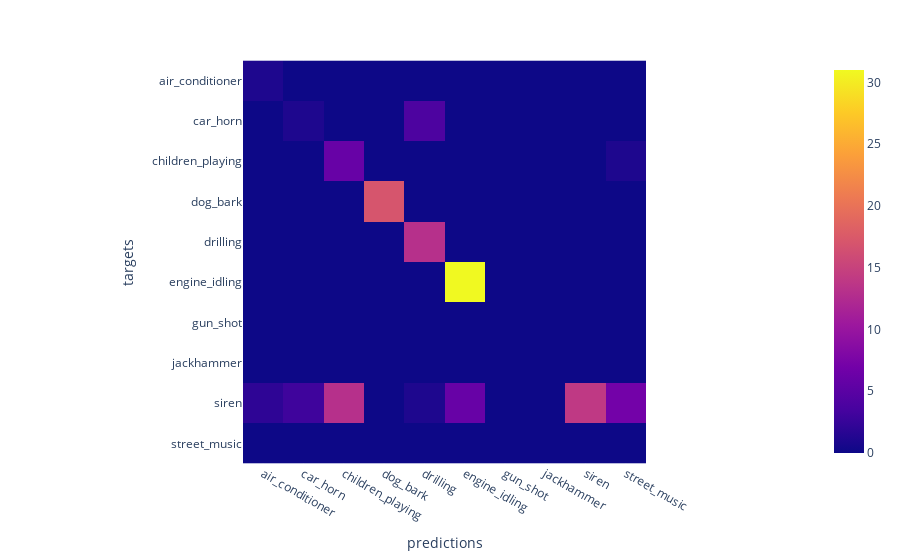

Notebook source saved alongside this figure:
### Code cell
print(len(targets))
import plotly.express as px
fig=px.imshow(mat, x=class_mapping, y=class_mapping)
fig.update_layout(xaxis_title='predictions', yaxis_title='targets')
fig.show()

### Figure 1 — Plotly figure (JSON) as saved in the notebook; plotly's stock layout.template omitted (floating-point values rounded to 4 significant figures)
{"data": [{"coloraxis": "coloraxis", "hovertemplate": "x: %{x}<br>y: %{y}<br>color: %{z}<extra></extra>", "name": "0", "type": "heatmap", "x": ["air_conditioner", "car_horn", "children_playing", "dog_bark", "drilling", "engine_idling", "gun_shot", "jackhammer", "siren", "street_music"], "xaxis": "x", "y": ["air_conditioner", "car_horn", "children_playing", "dog_bark", "drilling", "engine_idling", "gun_shot", "jackhammer", "siren", "street_music"], "yaxis": "y", "z": [[1, 0, 0, 0, 0, 0, 0, 0, 0, 0], [0, 1, 0, 0, 4, 0, 0, 0, 0, 0], [0, 0, 6, 0, 0, 0, 0, 0, 0, 1], [0, 0, 0, 17, 0, 0, 0, 0, 0, 0], [0, 0, 0, 0, 13, 0, 0, 0, 0, 0], [0, 0, 0, 0, 0, 31, 0, 0, 0, 0], [0, 0, 0, 0, 0, 0, 0, 0, 0, 0], [0, 0, 0, 0, 0, 0, 0, 0, 0, 0], [2, 3, 13, 0, 1, 6, 0, 0, 14, 7], [0, 0, 0, 0, 0, 0, 0, 0, 0, 0]]}], "layout": {"coloraxis": {"colorscale": [[0, "#0d0887"], [0.1111, "#46039f"], [0.2222, "#7201a8"], [0.3333, "#9c179e"], [0.4444, "#bd3786"], [0.5556, "#d8576b"], [0.6667, "#ed7953"], [0.7778, "#fb9f3a"], [0.8889, "#fdca26"], [1, "#f0f921"]]}, "margin": {"t": 60}, "xaxis": {"anchor": "y", "constrain": "domain", "domain": [0, 1], "scaleanchor": "y", "title": {"text": "predictions"}}, "yaxis": {"anchor": "x", "autorange": "reversed", "constrain": "domain", "domain": [0, 1], "title": {"text": "targets"}}}}
